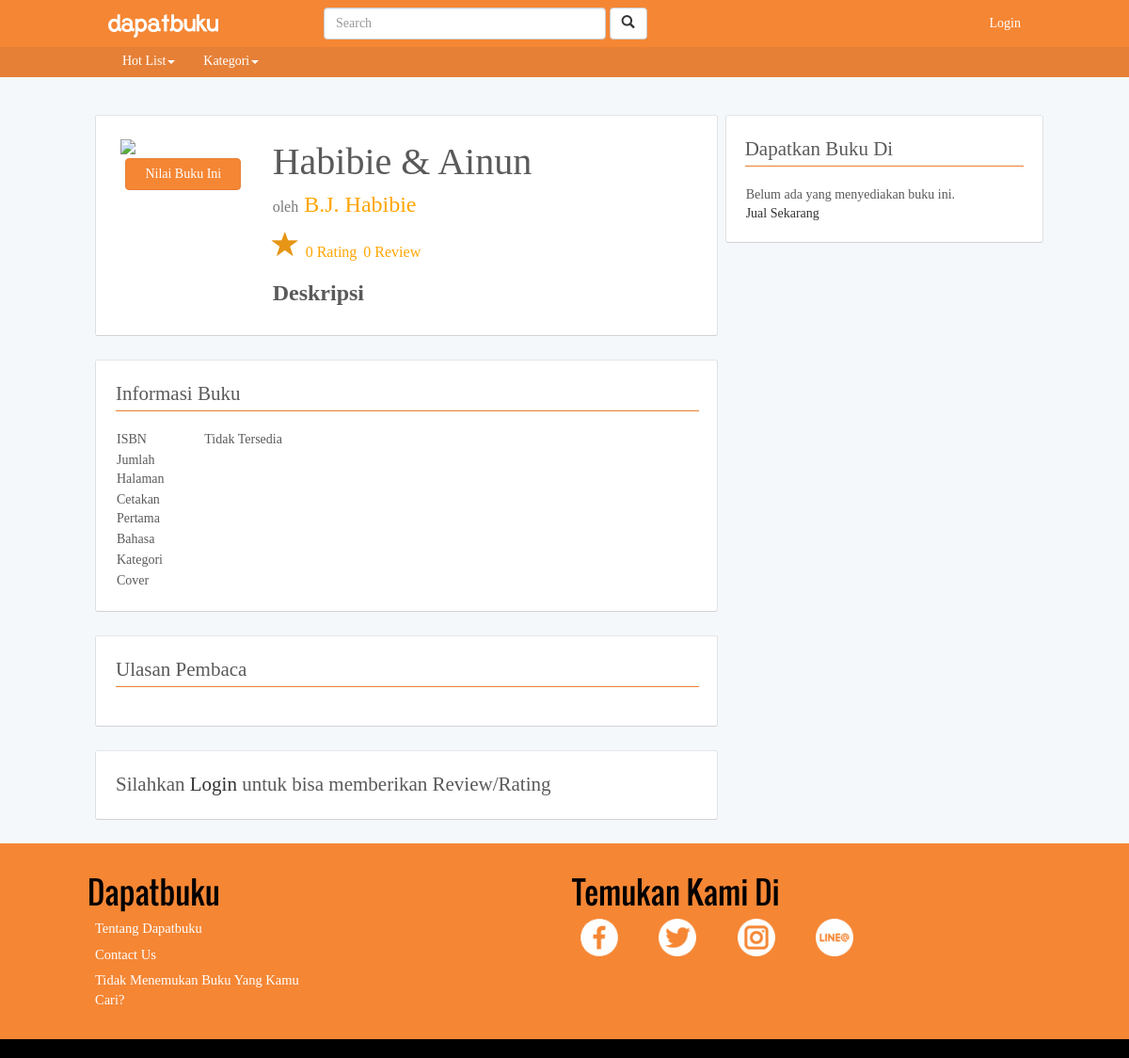
The page /book/b/Habibie-Ainun on the database its author committed.
### tables this page shows
CREATE TABLE `book` (
  `id_b` int(11) NOT NULL,
  `title_b` varchar(200) NOT NULL,
  `slug_title_b` varchar(200) DEFAULT NULL COMMENT 'slug for link',
  `no_isbn_b` varchar(20) DEFAULT 'Tidak Tersedia',
  `writer` varchar(128) DEFAULT NULL,
  `publisher` varchar(128) DEFAULT NULL,
  `pages` int(11) DEFAULT NULL,
  `date_published` date DEFAULT NULL,
  `language_b` varchar(50) DEFAULT NULL,
  `thumb_cover_b` varchar(200) DEFAULT NULL COMMENT 'thumbnail versi kecil dari foto cover',
  `photo_cover_b` varchar(200) DEFAULT NULL COMMENT 'alamat photo',
  `cover_type_b` varchar(50) DEFAULT NULL COMMENT 'tipe cover',
  `description_b` longtext COMMENT 'sinopsis',
  `total_reviews_b` int(11) DEFAULT '0',
  `total_ratings` int(11) DEFAULT '0',
  `best_seller_flag` int(2) DEFAULT '0' COMMENT 'flag best seller',
  `best_seller_rank` int(3) DEFAULT NULL,
  `tags` text,
  `views_b` int(11) NOT NULL DEFAULT '0'
);

### application/controllers/Book.php (called while the page is built, shortened)
<?php
class Book extends CI_Controller {
	public function __construct()
	{
		$this->load->library('session');
		$this->load->library('fixstring');
		$this->load->helper('url');
		$this->load->library('form_validation');
    $this->load->helper(array('form', 'url'));
		$this->load->model('M_auth');
		$this->load->model('M_book');
	}
	public function b($slug)
	{
		$id_user = 0;
		$data['book_data'] = $this->M_book->get_data_book($slug);
		$id_in = $data['book_data'][0]['id_b'];
		$data['book_category'] = $this->M_book->get_b_category($id_in);
		$data['book_rating'] = $this->M_book->get_rate_avg($id_in);
		$data['writer_data'] = $this->M_book->get_writer_short($id_in);
		$data['review_data'] = $this->M_book->get_review($id_in);
		$data['my_review'] = $this->M_book->get_user_review($id_in, $id_user);
		$data['book_sale'] = $this->M_book->get_book_sale_in($id_in);
		if($this->session->logged_in == 0){
			$data['rating_data'] = $this->M_book->get_rating($id_in,$id_user);
			if(!$data['rating_data'] ) $data['rating_flag'] = 0;
			else $data['rating_flag'] = 1;
			$data['user_review_flag'] = $this->M_book->user_review_flag($id_in,$id_user);
			if(!$data['user_review_flag'] ) $data['review_flag'] = 0;
			else $data['review_flag'] = 1;
		}
		else{
			$data['review_flag'] = 0;
			$data['rating_flag'] = 0;
		}
		if($this->session->logged_in == 1){
			$temp = $this->session->userdata('userdata');
			$id_user = $temp[0]->id_u;
			$add_log = $this->M_auth->add_log_view($id_user, 'book', $id_in);
		}
		else{
			$ip = $this->input->ip_address();
			$add_log = $this->M_auth->add_log_view($ip, 'book', $id_in);
		}
		if($add_log){
			$data['header']=$this->load->view('parts/header','',true);
			$data['navbar']=$this->load->view('parts/navbar','',true);
			$data['footer']=$this->load->view('parts/footer','',true);
			$data['bookright']=$this->load->view('book/book-right',$data,true);
			$data['bookleft']=$this->load->view('book/book-left',$data,true);
			$this->load->view('book/book',$data);
		}
		else{
			redirect('/');
		}
	}
}
?>

### index.php (called while the page is built, shortened)
<?php
require_once BASEPATH.'core/CodeIgniter.php';

### application/models/M_book.php (called while the page is built, shortened)
<?php
  Class M_book extends CI_Model
  {
    public function get_data_book($slug)
    {
      $query = $this->db->query("select * from book where slug_title_b = '".$slug."';");
      return $query->result_array();
    }
  }
?>

### application/views/book/book-left.php (the view, shortened to what this page needs)
<div class="custom-container" id="book-container">
	<div class="row">
		<div class="col-md-12">
			<div class="col-md-3">
				<div class="col-sm-12 col-xs-12 padding-5px">
					<img src="<?php echo base_url().$book_data[0]['photo_cover_b']; ?>" class="img-responsive-2">
					<div class="col-md-12 info-small" style="padding:0;">
						<div class="col-md-12 book-star text-center">
							<a href="#review-form"><button type="button" class="btn btn-primary">Nilai Buku Ini</button></a>
						</div>
					</div>
				</div>
			</div>
			<div class="col-md-9">
				<div class="col-md-12 book-title">
					<?php echo $book_data[0]['title_b']; ?>
				</div>
				<div class="col-md-12 book-writer">
					<span class="text-muted">oleh</span> <?php echo $book_data[0]['writer']; ?>
				</div>
				<div class="col-md-12 book-rating">
					<div class="book-rating-star">
						<span class="glyphicon glyphicon-star glyphicon-large" style="color:#E69515;" aria-hidden="true"></span>
						<span class="book-rating-count"><?php echo $book_data[0]['total_ratings']; ?> Rating</span>
						<span class="book-review-count"><?php echo $book_data[0]['total_reviews_b']; ?> Review</span>
					</div>
				</div>
				<div id="book-description" class="col-md-12 product-item">
					<div class="book-header">Deskripsi</div>
				</div>
			</div>
		</div>
	</div>
</div>
<div id="informasi-buku" class="custom-container">
	<div class="row">
		<div class="col-md-12">
			<div class="col-md-12 header-text-2">Informasi Buku</div>
			<div class="col-md-12 text-center"><hr></div>
			<div class="row">
				<div class="col-md-12">
					<div class="col-md-4">
						<div class="col-md-12 table-container">
							<div class="col-md-6 col-sm-6 col-xs-6 table-content">ISBN
							</div>
							<div class="col-md-6 col-sm-6 col-xs-6 table-content"><?php echo $book_data[0]['no_isbn_b']; ?>
							</div>
						</div>
						<div class="col-md-12 table-container">
							<div class="col-md-6 col-sm-6 col-xs-6 table-content">Jumlah Halaman
							</div>
							<div class="col-md-6 col-sm-6 col-xs-6 table-content"><?php echo $book_data[0]['pages']; ?>
							</div>
						</div>
						<div class="col-md-12 table-container">
							<div class="col-md-6 col-sm-6 col-xs-6 table-content">Cetakan Pertama
							</div>
							<div class="col-md-6 col-sm-6 col-xs-6 table-content"><?php echo $book_data[0]['date_published']; ?>
							</div>
						</div>
						<div class="col-md-12 table-container">
							<div class="col-md-6 col-sm-6 col-xs-6 table-content">Bahasa
							</div>
							<div class="col-md-6 col-sm-6 col-xs-6 table-content"><?php echo $book_data[0]['language_b']; ?>
							</div>
						</div>
						<div class="col-md-12 table-container">
							<div class="col-md-6 col-sm-6 col-xs-6 table-content">Kategori
							</div>
							<div class="col-md-6 col-sm-6 col-xs-6 table-content">
							</div>
						</div>
						<div class="col-md-12 table-container">
							<div class="col-md-6 col-sm-6 col-xs-6 table-content">Cover
							</div>
							<div class="col-md-6 col-sm-6 col-xs-6 table-content"><?php echo $book_data[0]['cover_type_b']; ?>
							</div>
						</div>
					</div>
				</div>
			</div>
		</div>
	</div>
</div>
<div id="ulasan-pembaca" class="custom-container">
	<div class="row">
		<div class="col-md-12" >
			<div class="col-md-12 header-text-2">Ulasan Pembaca</div>
			<div class="col-md-12 text-center"><hr></div>
			<div class="col-md-8">
			</div>
		</div>
	</div>
</div>
	<?php
		if($this->session->logged_in==1){
	if($my_review == null){?>
	<div  id="review-form" class="custom-container">
		<div class="row">
			<div class="col-md-12" >
				<div class="col-md-12 header-text-2">Tulis Ulasanmu Sendiri</div>
				<div class="col-md-12 text-center"><hr></div>
				<div class="col-md-8">
					<?php if($rating_flag==0){?>
					<label for="comment">
						<div class="rating">
						Rate This Book &nbsp;&nbsp;
						<span><input type="radio" name="rating" id="str5" value="5"><label for="str5"><span class=" glyphicon glyphicon-star" aria-hidden="true"></span> </label></span>
						<span><input type="radio" name="rating" id="str4" value="4"><label for="str4"><span class="glyphicon glyphicon-star" aria-hidden="true"></span></label></span>
						<span><input type="radio" name="rating" id="str3" value="3"><label for="str3"><span class="glyphicon glyphicon-star" aria-hidden="true"></span></label></span>
						<span><input type="radio" name="rating" id="str2" value="2"><label for="str2"><span class="glyphicon glyphicon-star" aria-hidden="true"></span></label></span>
						<span><input type="radio" name="rating" id="str1" value="1"><label for="str1"><span class="glyphicon glyphicon-star" aria-hidden="true"></span></label></span>
						</div>
					</label>
					<?php } else {?>
						<div class="review-rating review-item" id="user_rating_star">
							<?php for($i=0;$i<$rating_data[0]['rating'];$i++){?>
							<span class="glyphicon glyphicon-star glyphicon-large" style="color:#E69515;" aria-hidden="true"></span>
							<?php } ?>
							<?php for($i=0;$i<5-$rating_data[0]['rating'];$i++){?>
							<span class="glyphicon glyphicon-star glyphicon-large" style="color:#777;" aria-hidden="true"></span>
							<?php } ?>
							<span class="comment-for-star">Nilai kamu untuk buku ini</span>
						</div>
					<?php } ?>
					<form action="<?php echo base_url();?>book/add_review_book?book=<?php echo $book_data[0]['slug_title_b']?>" method="POST">
						<span class="label-for-textarea">Tulis ulasan kamu untuk buku ini</span>
						<input name="title" type="text" class="form-control" placeholder="Judul Ulasan"  style="margin-bottom:10px;" required >
						<textarea name="review" class="form-control" rows="5" id="comment" placeholder="Tulis ulasan kamu"></textarea>
						<button type="submit" class="btn btn-primary" value="Submit" style="margin-top:10px;float:right">Submit</button>
					</form>
				</div>
			</div>
		</div>
	</div>
	<?php }
		if($my_review != null){	?>
			<div  id="review-form" class="custom-container">
				<div class="row">
					<div class="col-md-12" >
						<div class="col-md-12 header-text-2">Ulasan Kamu</div>
						<div class="col-md-12 text-center"><hr></div>
						<div class="review-date">
						<?php echo date('j-F-Y', strtotime($my_review[0]->date_b_review) );?></div>
						<div class="review-title review-item"><?php echo $my_review[0]->title_b_review; ?></div>
								<div class="review-rating review-item" id="user_rating_star">
									<?php for($i=0;$i<$my_review[0]->rating;$i++){?>
									<span class="glyphicon glyphicon-star glyphicon-large" style="color:#E69515;" aria-hidden="true"></span>
									<?php } ?>
									<?php for($i=0;$i<5-$my_review[0]->rating;$i++){?>
									<span class="glyphicon glyphicon-star glyphicon-large" style="color:#777;" aria-hidden="true"></span>
									<?php } ?>
									<span class="comment-for-star">Nilai kamu untuk buku ini</span>
									<div class="review-content more">
										<?php echo $my_review[0]->content_b_review; ?>
									</div>
								</div>
						</div>
					</div>
				</div>
			<?php
		}
	}
	else{
			?>
	<div  id="review-form" class="custom-container">
		<div class="row">
			<div class="col-md-12" >
				<div class="col-md-12 header-text-2">Silahkan <a href="<?php echo base_url() ?>login">Login </a> untuk bisa memberikan Review/Rating</div>
			</div>
		</div>
	</div>
	<?php
	}
	?>

### assets/css/dapatbuku.css (style rules this page uses)
body { padding-top:75px; }
.col-xs-1, .col-sm-1, .col-md-1, .col-lg-1, .col-xs-2, .col-sm-2, .col-md-2, .col-lg-2, .col-xs-3, .col-sm-3, .col-md-3, .col-lg-3, .col-xs-4, .col-sm-4, .col-md-4, .col-lg-4, .col-xs-5, .col-sm-5, .col-md-5, .col-lg-5, .col-xs-6, .col-sm-6, .col-md-6, .col-lg-6, .col-xs-7, .col-sm-7, .col-md-7, .col-lg-7, .col-xs-8, .col-sm-8, .col-md-8, .col-lg-8, .col-xs-9, .col-sm-9, .col-md-9, .col-lg-9, .col-xs-10, .col-sm-10, .col-md-10, .col-lg-10, .col-xs-11, .col-sm-11, .col-md-11, .col-lg-11, .col-xs-12, .col-sm-12, .col-md-12, .col-lg-12 { padding-right: 7px; padding-left: 8px; }
body { font-family: SourceSansPro; color: #5a5a5a; background-color:#f5f8fa; }
.custom-container { border: 1px solid; border-color: #e5e6e9 #dfe0e4 #d0d1d5; border-radius: 3px; background-color:white; margin-bottom:25px; margin-top:25px; padding:20px; }
.btn-primary { color: #fff; background-color: #F58634; border-color: #E68037; padding-left:20px; padding-right:20px; }
hr { width:100%; height:1px; background-color:#F58634; margin-bottom:20px; margin-top:0; }
a { text-decoration: none; color:#333; }
.text-center { text-align:center; }
.padding-5px { padding:5px; }
.img-responsive-2 { display: block; min-height:100%; min-width:100%; max-height:100%; max-width:100%; object-fit:cover; }
.header-text-2 { font-family: SourceSansProSemiBold; font-size:1.5em; margin-bottom:2px; }

### assets/css/book/book-class.css (style rules this page uses)
.book-title { font-family:SourceSansProSemiBold; font-size:5vh; }
#book-container { margin-top:25px; }
.book-writer { font-size:3vh; color:orange; }
.book-writer span { font-size:2vh; }
.book-rating { margin-top:10px; margin-bottom:10px; }
.book-header { font-weight: bold; font-size: 3vh; margin-bottom: 7px; }
.book-rating-count , .book-review-count { font-size:2vh; color:orange; }
.book-star { margin-top:0.5vh; padding:0; min-height:15px; }
.table-header, .table-content { font-size:1em; }
.table-container > .col-md-6 { padding:0; padding-bottom:2px; }
.book-rating-star { font-size:2em; }

### rows shown on the page
book: title_b "Habibie & Ainun", writer "B.J. Habibie", total_ratings "0", total_reviews_b "0", no_isbn_b "Tidak Tersedia"
